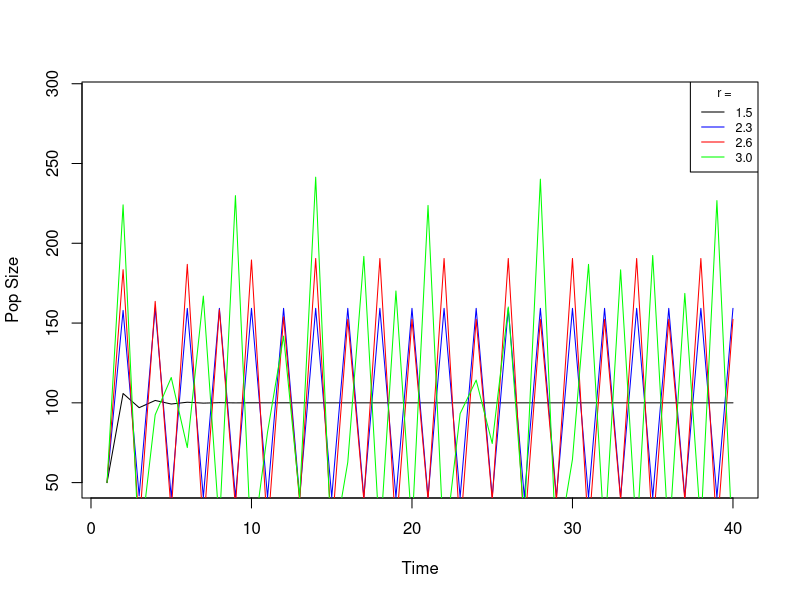
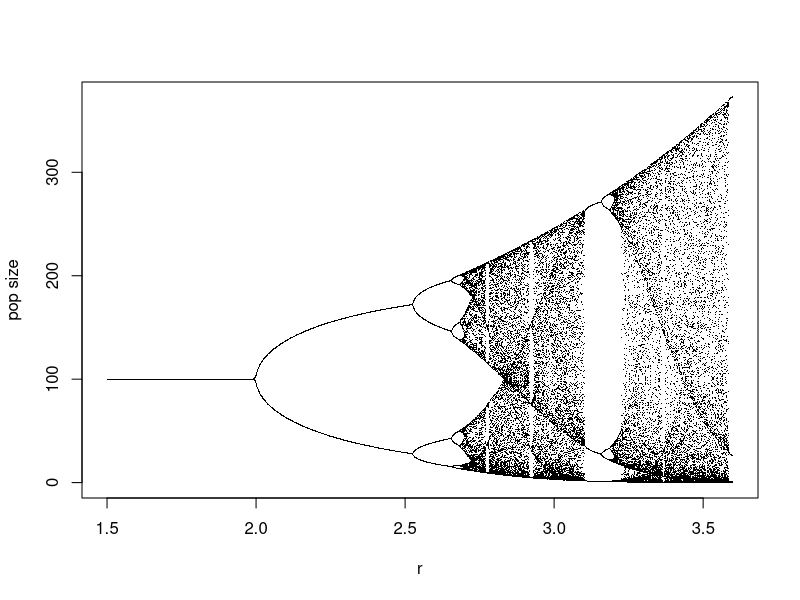
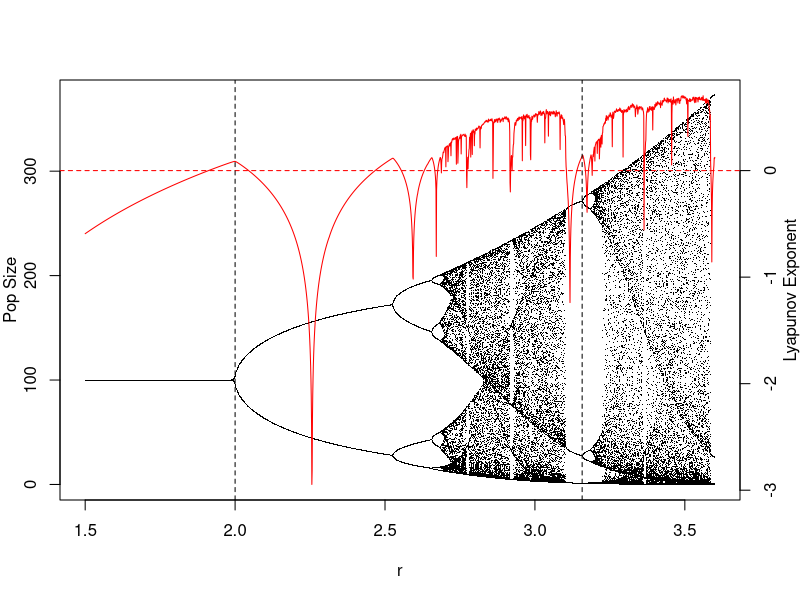

Generate these figures, in order, with R:
## ---- chunk 1
RickRoll <- function(nt, r, k){
  nt1 <- nt*exp(r*(1-nt/k))
  return(nt1)
}
## ---- chunk 2
k <- 100 # carrying capacity
n0 <- 50 # starting population size
tf <- 40 # number of time steps to iterate over
## ---- chunk 3
vr <- c(1.5,2.3,2.6,3.0) # creating a vector of r values to use
Nvr <- length(vr) # this is the length of the r value vector
r <- matrix(NA,nrow=tf,ncol=Nvr) # creating an empty matrix with length of the time series,
                                 # and as many columns as r values we'll use
str(r) # checking the structure of the matrix
r[1,] <- rep(n0,Nvr) # putting in our starting value as the first time step entry
for(t in 1:(tf-1)){ # loop through all of the time steps
  r[t+1,] <- RickRoll(r[t,],r=vr,k=k) # use the vector of r values
}

## ---- chunk 4
# plot over the time series, the results of the simulation, and color them by r value
# also changing the ylim to make a little more room for the legend
matplot(1:tf,r,type = "l",xlab="Time",ylab="Pop Size", ylim=c(0,max(r))+50,col = c("black","blue","red","green"),lty = rep(1.4))
# add a legend with the r value lines marked out
legend("topright", title = "r =", col=c("black","blue","red","green"),legend=c("1.5","2.3","2.6","3.0"),lty = rep(1,4),cex=0.75)
## ---- chunk 5
rm(r)
rm(t)

k <- 100 # carrying capacity
n0 <- 50 # starting pop size
tf <- 500 # number of time steps to take
## ---- chunk 6
vr <- seq(from=1.5,to=3.6,by=0.001) # creating a vector of r values to use
Nvr <- length(vr) # this is the length of the r value vector
r <- matrix(NA,nrow=tf,ncol=Nvr) # creating an empty matrix with length of the time series,
                                 # and as many columns as r values we'll use
str(r) # checking the structure of the matrix
r[1,] <- rep(n0,Nvr) # putting in our starting value as the first time step entry
for(t in 1:(tf-1)){ # loop through all of the time steps
  r[t+1,] <- RickRoll(r[t,],r=vr,k=k) # use the vector of r values
}
## ---- chunk 7
r2 <- r[(tf-39):tf,] # create a new matrix with only the last 40 time points
str(r2) # check the structure to make sure it worked
plot(vr,r2[1,], pch=".", xlab="r", ylab="pop size") # plot the vector of r values against the first
# set of population sizes and time points
for(i in 2:40) points(vr,r2[i,],pch=".") # use a for loop to plot the rest of the time points
## ---- chunk 8

f=function(r,x)x*exp(r*(1-x)) # function for Ricker
fp=function(r,x)exp(r*(1-x))*(1-r*x) # function for derivative of Ricker
Tf=1000 # how long to calculate lyapunov for

lyap=numeric(Nvr) # vector to store the lyapunov exponents, length of vr used above
x=n0 # initial densities same as for the bifurcation diagram

for(t in 1:Tf){
  x=f(vr,x) # updating the x values for all the r values
  lyap=lyap+log(abs(fp(vr,x))) # summing up all the logs of absolute values of derivatives
}

lyap=lyap/Tf # we want average stretch over time, so we divide by length of the run
## ---- chunk 9
par(mar=c(5,3,4,3)) # change margins to make room for two y axes
plot(vr,r2[1,], pch=".", xlab="r",ylab=NA) # plot initial bifurcation diagram points
mtext(side=2,line=2,"Pop Size") # add axis label
for(j in 2:40) points(vr,r2[j,],pch=".") # plot the rest of the bifurcation diagram points
par(new=T) # add a new plot on top of the old one
plot(vr,lyap,type="l",col="red",axes=F,xlab=NA,ylab=NA) # plot lyapunov exponents against vr
axis(side=4) # add a second y axis on the right side
mtext(side=4,line=2,"Lyapunov Exponent") # add a second y axis label
abline(h=0,lty=2,col="red") # add a dashed line showing a lyapunov exponent of 0
abline(v=c(2.0,3.1575),lty=2,col=rep("black",2)) # add a few dashed lines to see how bifurcation matches up with lyapunov

